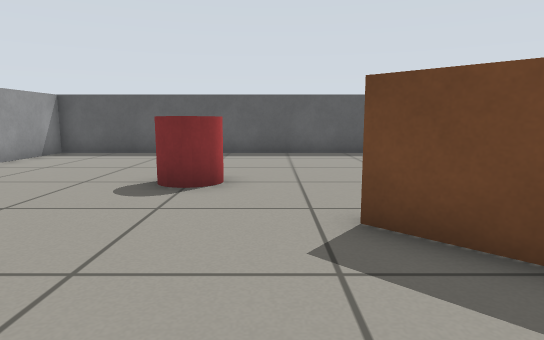
view 1 (above)

12 first-person views from a walk through a world built for the Gazebo simulator. The camera is 0.57 m above the floor, tilts 8° down and sees 75° across. The floor is counted in squares, 0.5 m on a side. Each view is taken from the middle of a square. On the plan, view 1 faces up. The plan holds only what a view shows up to about 14 squares ahead; the rest is blank.

view 2
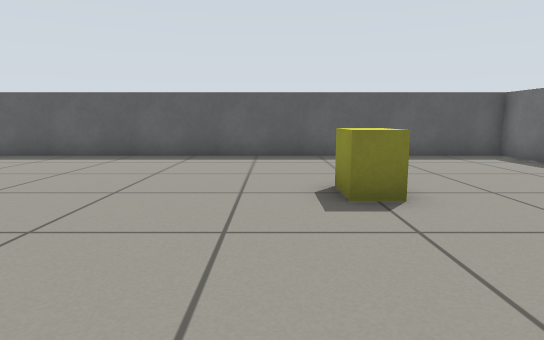

view 3
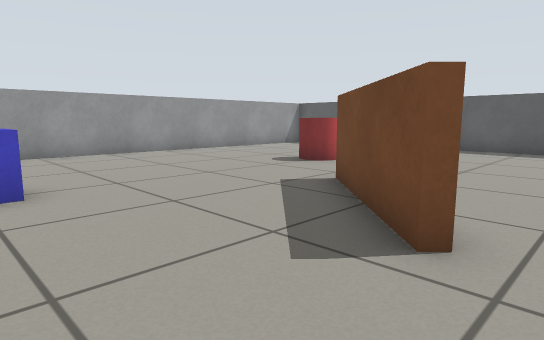

view 4
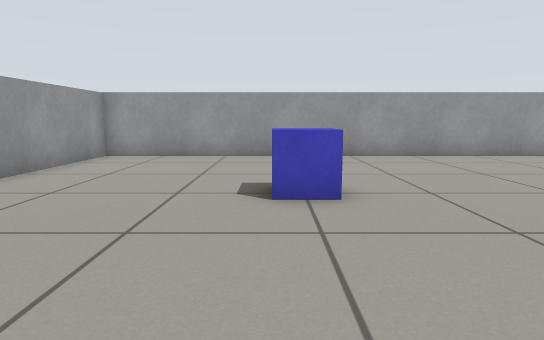

view 5
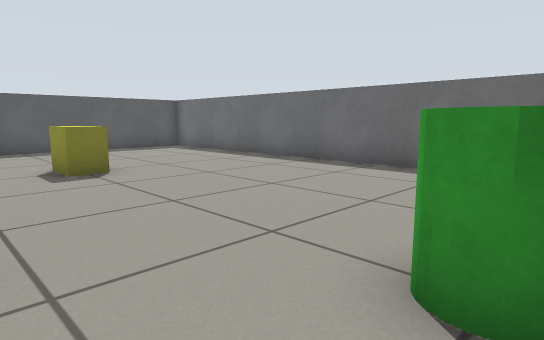

view 6
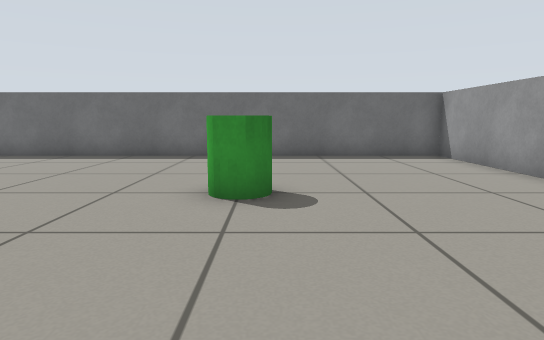

view 7
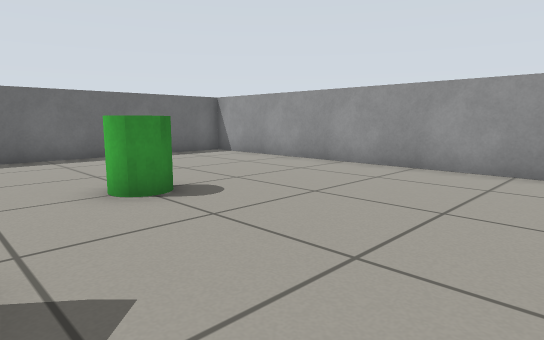

view 8
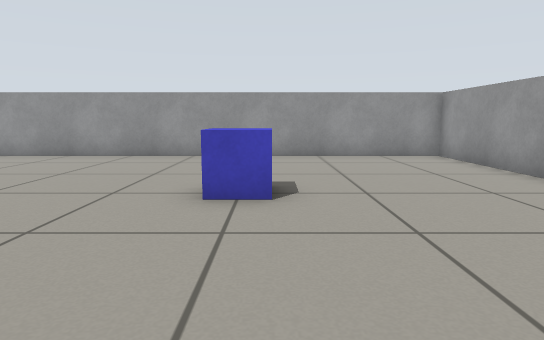

view 9
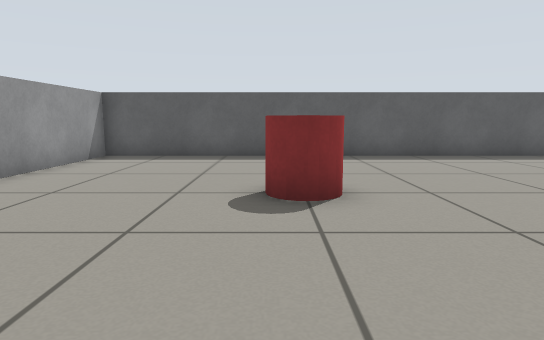

view 10
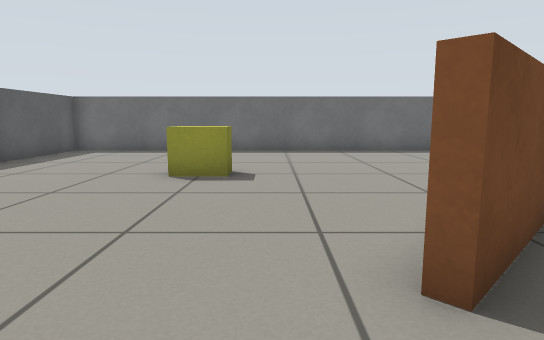

view 11
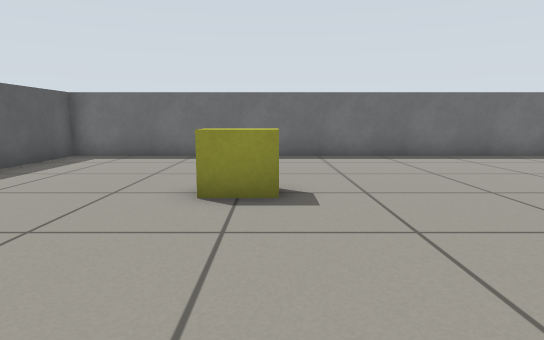

view 12
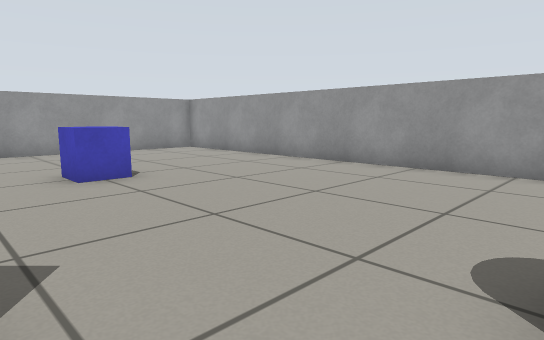

### Floor plan
Points are (right, up) in squares from view 1. A wall is a line through its corners. A room is listed if a view was taken in it or the views show most of it. See-through windows are left out.
Room 1 (views 1, 2, 3, 4, 5, 6, 7, 8, 9, 10, 11, 12)
walls: (3.8, 1) (0.9, 3.9); (12.3, 12.3) (-7.4, 12.3) (-7.4, -7.4) (12.3, -7.4) (12.3, 12.3)
objects: blue box (-2, -2) to (-1, -1); red cylinder (-2, 6) to (-1, 7); green cylinder (6, -2) to (7, -1); yellow box (6, 6) to (7, 7)

Where each view was taken, in squares from view 1:
view 1: 0 up, 0 right, facing up
view 2: 1 up, 5 right, facing up
view 3: 2 down, 5 right, facing up-left
view 4: 2 down, 4 right, facing left
view 5: 2 down, 4 right, facing up-right
view 6: 2 down, 1 right, facing right
view 7: 1 up, 1 right, facing down-right
view 8: 4 up, 2 left, facing down
view 9: 1 up, 2 left, facing up
view 10: 5 up, 1 left, facing right
view 11: 6 up, 1 right, facing right
view 12: 6 up, 1 right, facing down-left
